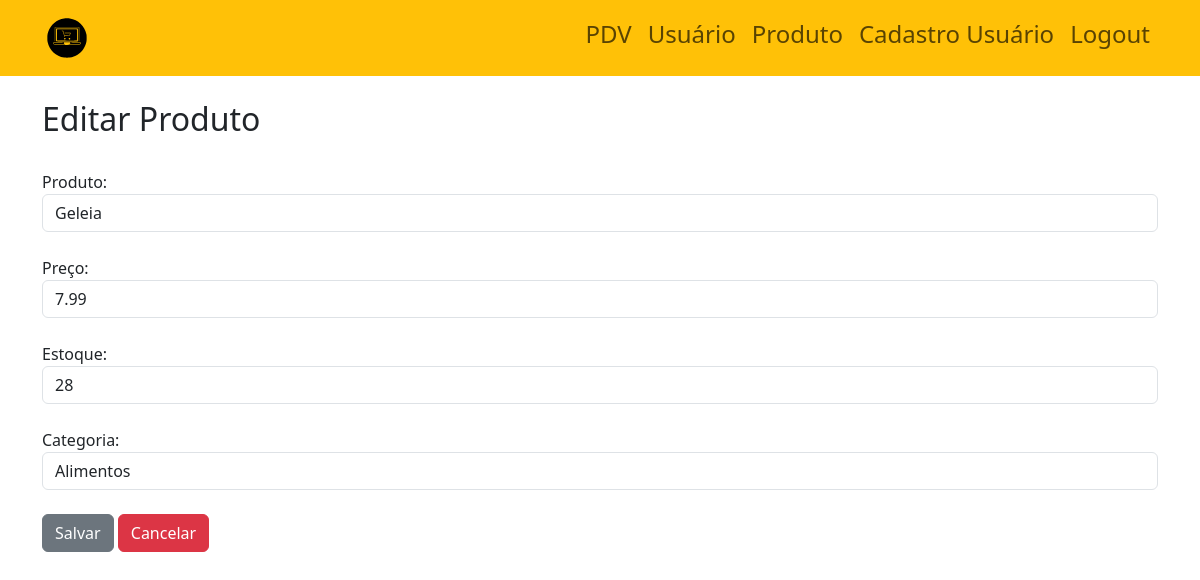
The app's page /editar-produto/1 (signed in), older data.
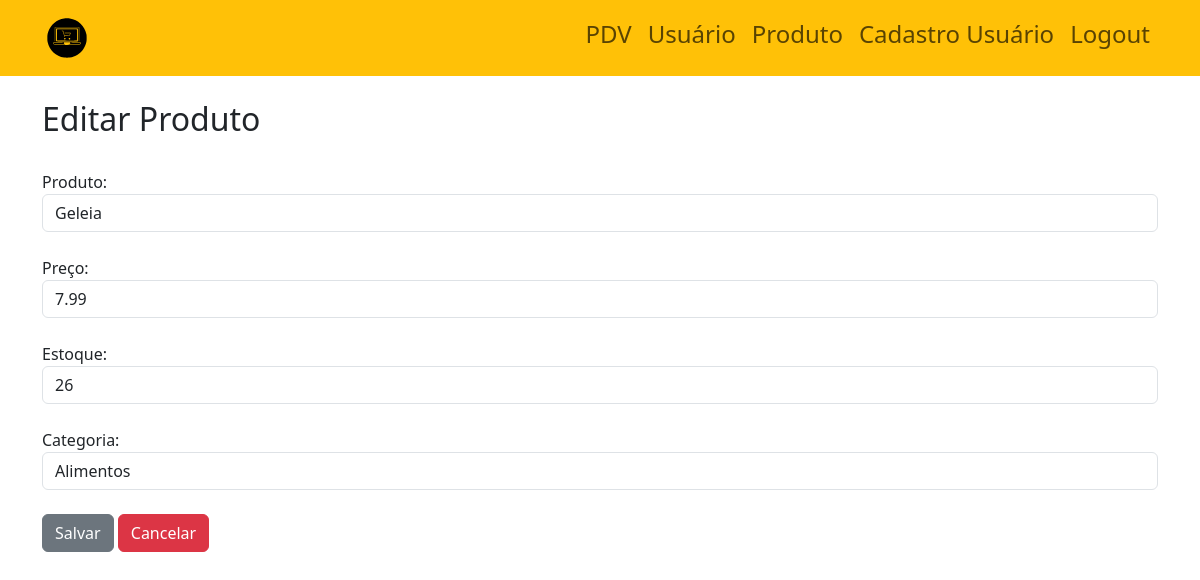
The same page, newer data.
### site_atividade/models/__init__.py (models this page shows)
class Produtos(database.Model):
    id_produtos = database.Column(database.Integer, primary_key=True)
    produto = database.Column(database.String, nullable=False)
    preco = database.Column(database.Float, nullable=False)
    estoque = database.Column(database.Integer, nullable=False)
    categoria_fk = database.Column(database.Integer, database.ForeignKey('categoria.id_categoria'), nullable=False)
    venda = database.relationship('Venda', backref='produto')

class Categoria(database.Model):
    id_categoria = database.Column(database.Integer, primary_key=True)
    categoria = database.Column(database.String, nullable=False)
    produtos = database.relationship('Produtos', backref='categoria', lazy=True)

### site_atividade/routers/__init__.py (the view, shortened to what this page needs)
@app.route("/editar-produto/<int:id>", methods=['GET', 'POST'])
@login_required
def editar_produto(id):
    produto = Produtos.query.get(id)
    categorias = Categoria.query.all()
    return render_template('editar_produto.html', produto=produto, categorias=categorias)

### site_atividade/models/__init__.py (called while the page is built)
@login_manager.user_loader
def load_usuario(id_usuario):
    return Usuario.query.get(int(id_usuario))

### site_atividade/templates/editar_produto.html
{% extends 'base.html' %}
{% block body %}
<div class="container theme-showcase" role="main">
    <br>
    <div class="page-header">
        <h2 class="box-title col-md-12">Editar Produto</h2>
    </div>
    <br>
    <form method="post" action="{{ url_for('editar_produto', id=produto.id_produtos) }}">
        <div class="form-group">
            <label for="produto">Produto:</label>
            <input type="text" class="form-control" id="produto" name="produto" value="{{ produto.produto }}">
        </div>
        <br>
        <div class="form-group">
            <label for="preco">Preço:</label>
            <input type="number" class="form-control" id="preco" name="preco" step="0.01" min="0" value="{{ produto.preco }}">
        </div>
        <br>
        <div class="form-group">
            <label for="estoque">Estoque:</label>
            <input type="number" class="form-control" id="estoque" name="estoque" min="0" value="{{ produto.estoque }}">
        </div>
        <br>
        <div class="form-group">
            <label for="categoria">Categoria:</label>
            <select class="form-control" id="categoria" name="categoria_fk">
                {% for categoria in categorias %}
                <option value="{{ categoria.id_categoria }}" {% if produto.categoria_fk == categoria.id_categoria %}selected{% endif %}>{{ categoria.categoria }}</option>
                {% endfor %}
            </select>
        </div>
        <br>
        <button type="submit" class="btn btn-Secondary">Salvar</button>
        <a href="{{ url_for('produtos') }}" class="btn btn-Danger">Cancelar</a>
    </form>
</div>
{% endblock %}

Row changes from the older to the newer data that the page shows:
changed Produtos "Geleia": estoque "28" → "26"
